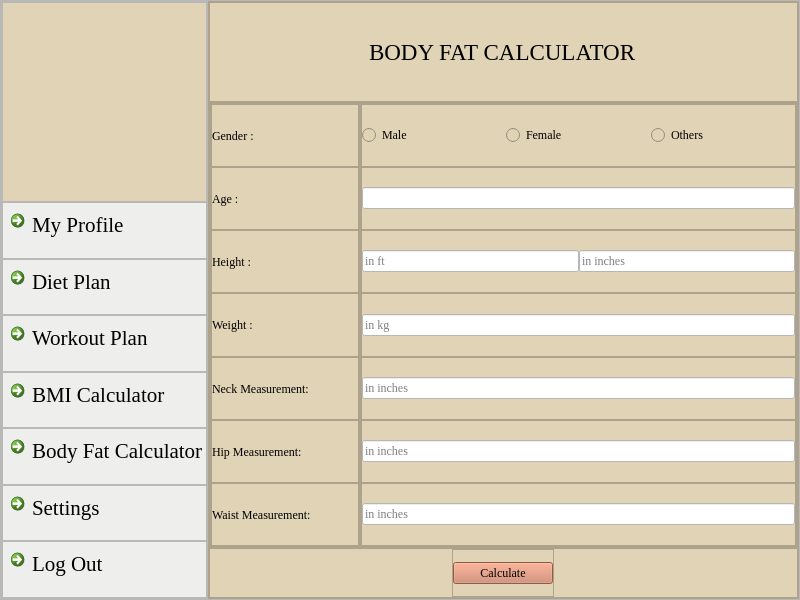
<?xml version="1.0" encoding="UTF-8"?>
<ui version="4.0">
 <class>BodyFAT</class>
 <widget class="QMainWindow" name="BodyFAT">
  <property name="geometry">
   <rect>
    <x>0</x>
    <y>0</y>
    <width>800</width>
    <height>600</height>
   </rect>
  </property>
  <property name="windowTitle">
   <string>BodyFAT</string>
  </property>
  <widget class="QWidget" name="centralwidget">
   <layout class="QVBoxLayout" name="verticalLayout">
    <property name="spacing">
     <number>0</number>
    </property>
    <property name="leftMargin">
     <number>0</number>
    </property>
    <property name="topMargin">
     <number>0</number>
    </property>
    <property name="rightMargin">
     <number>0</number>
    </property>
    <property name="bottomMargin">
     <number>0</number>
    </property>
    <item>
     <widget class="QFrame" name="frame">
      <property name="frameShape">
       <enum>QFrame::StyledPanel</enum>
      </property>
      <property name="frameShadow">
       <enum>QFrame::Raised</enum>
      </property>
      <layout class="QHBoxLayout" name="horizontalLayout">
       <property name="spacing">
        <number>0</number>
       </property>
       <property name="leftMargin">
        <number>0</number>
       </property>
       <property name="topMargin">
        <number>0</number>
       </property>
       <property name="rightMargin">
        <number>0</number>
       </property>
       <property name="bottomMargin">
        <number>0</number>
       </property>
       <item>
        <widget class="QFrame" name="frame_11">
         <property name="maximumSize">
          <size>
           <width>250</width>
           <height>16777215</height>
          </size>
         </property>
         <property name="styleSheet">
          <string notr="true">QMainWindow {background: #e0d3b6;}
QWidget {background: #e0d3b6;}
QFrame {background: rgb(238, 238, 236);}
QCommandLinkButton  {background:#e0d3b6;}
QLabel {background: #e0d3b6;}
QLineEdit {font: #161514;}




</string>
         </property>
         <property name="frameShape">
          <enum>QFrame::StyledPanel</enum>
         </property>
         <property name="frameShadow">
          <enum>QFrame::Raised</enum>
         </property>
         <layout class="QVBoxLayout" name="verticalLayout_23">
          <property name="spacing">
           <number>0</number>
          </property>
          <property name="leftMargin">
           <number>0</number>
          </property>
          <property name="topMargin">
           <number>0</number>
          </property>
          <property name="rightMargin">
           <number>0</number>
          </property>
          <property name="bottomMargin">
           <number>0</number>
          </property>
          <item>
           <widget class="QFrame" name="frame_20">
            <property name="minimumSize">
             <size>
              <width>0</width>
              <height>200</height>
             </size>
            </property>
            <property name="maximumSize">
             <size>
              <width>16777215</width>
              <height>16777215</height>
             </size>
            </property>
            <property name="frameShape">
             <enum>QFrame::StyledPanel</enum>
            </property>
            <property name="frameShadow">
             <enum>QFrame::Raised</enum>
            </property>
            <layout class="QVBoxLayout" name="verticalLayout_24">
             <property name="spacing">
              <number>0</number>
             </property>
             <property name="leftMargin">
              <number>0</number>
             </property>
             <property name="topMargin">
              <number>0</number>
             </property>
             <property name="rightMargin">
              <number>0</number>
             </property>
             <property name="bottomMargin">
              <number>0</number>
             </property>
             <item>
              <widget class="QLabel" name="label_pix_3">
               <property name="maximumSize">
                <size>
                 <width>16777215</width>
                 <height>220</height>
                </size>
               </property>
               <property name="text">
                <string/>
               </property>
               <property name="pixmap">
                <pixmap>:/img/image0.jpeg</pixmap>
               </property>
               <property name="scaledContents">
                <bool>true</bool>
               </property>
              </widget>
             </item>
            </layout>
           </widget>
          </item>
          <item>
           <widget class="QFrame" name="frame_21">
            <property name="frameShape">
             <enum>QFrame::StyledPanel</enum>
            </property>
            <property name="frameShadow">
             <enum>QFrame::Raised</enum>
            </property>
            <layout class="QVBoxLayout" name="verticalLayout_25">
             <property name="spacing">
              <number>0</number>
             </property>
             <property name="leftMargin">
              <number>0</number>
             </property>
             <property name="topMargin">
              <number>0</number>
             </property>
             <property name="rightMargin">
              <number>0</number>
             </property>
             <property name="bottomMargin">
              <number>0</number>
             </property>
             <item>
              <widget class="QCommandLinkButton" name="commandLinkButton_6">
               <property name="font">
                <font>
                 <family>Times New Roman</family>
                 <pointsize>16</pointsize>
                 <bold>false</bold>
                </font>
               </property>
               <property name="text">
                <string>My Profile</string>
               </property>
              </widget>
             </item>
            </layout>
           </widget>
          </item>
          <item>
           <widget class="QFrame" name="frame_22">
            <property name="frameShape">
             <enum>QFrame::StyledPanel</enum>
            </property>
            <property name="frameShadow">
             <enum>QFrame::Raised</enum>
            </property>
            <layout class="QVBoxLayout" name="verticalLayout_26">
             <property name="spacing">
              <number>0</number>
             </property>
             <property name="leftMargin">
              <number>0</number>
             </property>
             <property name="topMargin">
              <number>0</number>
             </property>
             <property name="rightMargin">
              <number>0</number>
             </property>
             <property name="bottomMargin">
              <number>0</number>
             </property>
             <item>
              <widget class="QCommandLinkButton" name="commandLinkButton_21">
               <property name="font">
                <font>
                 <family>Times New Roman</family>
                 <pointsize>16</pointsize>
                 <bold>false</bold>
                </font>
               </property>
               <property name="text">
                <string>Diet Plan</string>
               </property>
              </widget>
             </item>
            </layout>
           </widget>
          </item>
          <item>
           <widget class="QFrame" name="frame_23">
            <property name="frameShape">
             <enum>QFrame::StyledPanel</enum>
            </property>
            <property name="frameShadow">
             <enum>QFrame::Raised</enum>
            </property>
            <layout class="QVBoxLayout" name="verticalLayout_27">
             <property name="spacing">
              <number>0</number>
             </property>
             <property name="leftMargin">
              <number>0</number>
             </property>
             <property name="topMargin">
              <number>0</number>
             </property>
             <property name="rightMargin">
              <number>0</number>
             </property>
             <property name="bottomMargin">
              <number>0</number>
             </property>
             <item>
              <widget class="QCommandLinkButton" name="commandLinkButton_22">
               <property name="font">
                <font>
                 <family>Times New Roman</family>
                 <pointsize>16</pointsize>
                 <bold>false</bold>
                </font>
               </property>
               <property name="text">
                <string>Workout Plan</string>
               </property>
              </widget>
             </item>
            </layout>
           </widget>
          </item>
          <item>
           <widget class="QFrame" name="frame_24">
            <property name="frameShape">
             <enum>QFrame::StyledPanel</enum>
            </property>
            <property name="frameShadow">
             <enum>QFrame::Raised</enum>
            </property>
            <layout class="QVBoxLayout" name="verticalLayout_28">
             <property name="spacing">
              <number>0</number>
             </property>
             <property name="leftMargin">
              <number>0</number>
             </property>
             <property name="topMargin">
              <number>0</number>
             </property>
             <property name="rightMargin">
              <number>0</number>
             </property>
             <property name="bottomMargin">
              <number>0</number>
             </property>
             <item>
              <widget class="QCommandLinkButton" name="commandLinkButton_23">
               <property name="font">
                <font>
                 <family>Times New Roman</family>
                 <pointsize>16</pointsize>
                 <bold>false</bold>
                </font>
               </property>
               <property name="text">
                <string>BMI Calculator</string>
               </property>
              </widget>
             </item>
            </layout>
           </widget>
          </item>
          <item>
           <widget class="QFrame" name="frame_25">
            <property name="frameShape">
             <enum>QFrame::StyledPanel</enum>
            </property>
            <property name="frameShadow">
             <enum>QFrame::Raised</enum>
            </property>
            <layout class="QVBoxLayout" name="verticalLayout_29">
             <property name="spacing">
              <number>0</number>
             </property>
             <property name="leftMargin">
              <number>0</number>
             </property>
             <property name="topMargin">
              <number>0</number>
             </property>
             <property name="rightMargin">
              <number>0</number>
             </property>
             <property name="bottomMargin">
              <number>0</number>
             </property>
             <item>
              <widget class="QCommandLinkButton" name="commandLinkButton_24">
               <property name="font">
                <font>
                 <family>Times New Roman</family>
                 <pointsize>16</pointsize>
                 <bold>false</bold>
                </font>
               </property>
               <property name="text">
                <string>Body Fat Calculator</string>
               </property>
              </widget>
             </item>
            </layout>
           </widget>
          </item>
          <item>
           <widget class="QFrame" name="frame_26">
            <property name="frameShape">
             <enum>QFrame::StyledPanel</enum>
            </property>
            <property name="frameShadow">
             <enum>QFrame::Raised</enum>
            </property>
            <layout class="QVBoxLayout" name="verticalLayout_30">
             <property name="spacing">
              <number>0</number>
             </property>
             <property name="leftMargin">
              <number>0</number>
             </property>
             <property name="topMargin">
              <number>0</number>
             </property>
             <property name="rightMargin">
              <number>0</number>
             </property>
             <property name="bottomMargin">
              <number>0</number>
             </property>
             <item>
              <widget class="QCommandLinkButton" name="commandLinkButton_25">
               <property name="font">
                <font>
                 <family>Times New Roman</family>
                 <pointsize>16</pointsize>
                 <bold>false</bold>
                </font>
               </property>
               <property name="text">
                <string>Settings</string>
               </property>
              </widget>
             </item>
            </layout>
           </widget>
          </item>
          <item>
           <widget class="QFrame" name="frame_27">
            <property name="frameShape">
             <enum>QFrame::StyledPanel</enum>
            </property>
            <property name="frameShadow">
             <enum>QFrame::Raised</enum>
            </property>
            <layout class="QVBoxLayout" name="verticalLayout_31">
             <property name="spacing">
              <number>0</number>
             </property>
             <property name="leftMargin">
              <number>0</number>
             </property>
             <property name="topMargin">
              <number>0</number>
             </property>
             <property name="rightMargin">
              <number>0</number>
             </property>
             <property name="bottomMargin">
              <number>0</number>
             </property>
             <item>
              <widget class="QCommandLinkButton" name="commandLinkButton_26">
               <property name="font">
                <font>
                 <family>Times New Roman</family>
                 <pointsize>16</pointsize>
                 <bold>false</bold>
                </font>
               </property>
               <property name="text">
                <string>Log Out</string>
               </property>
              </widget>
             </item>
            </layout>
           </widget>
          </item>
         </layout>
        </widget>
       </item>
       <item>
        <widget class="QFrame" name="frame_2">
         <property name="maximumSize">
          <size>
           <width>16777215</width>
           <height>16777215</height>
          </size>
         </property>
         <property name="styleSheet">
          <string notr="true">QMainWindow {background: #e0d3b6;}
QWidget {background: #e0d3b6;}
QFrame {background: #e0d3b6;}
QCommandLinkButton  {background:#e0d3b6;}
QLabel {background: #e0d3b6;}
QLineEdit {font: #161514;}




</string>
         </property>
         <property name="frameShape">
          <enum>QFrame::StyledPanel</enum>
         </property>
         <property name="frameShadow">
          <enum>QFrame::Raised</enum>
         </property>
         <layout class="QVBoxLayout" name="verticalLayout_22">
          <property name="spacing">
           <number>0</number>
          </property>
          <property name="leftMargin">
           <number>0</number>
          </property>
          <property name="topMargin">
           <number>0</number>
          </property>
          <property name="rightMargin">
           <number>0</number>
          </property>
          <property name="bottomMargin">
           <number>0</number>
          </property>
          <item>
           <widget class="QFrame" name="frame_28">
            <property name="maximumSize">
             <size>
              <width>16777215</width>
              <height>100</height>
             </size>
            </property>
            <property name="frameShape">
             <enum>QFrame::StyledPanel</enum>
            </property>
            <property name="frameShadow">
             <enum>QFrame::Raised</enum>
            </property>
            <layout class="QHBoxLayout" name="horizontalLayout_2">
             <property name="spacing">
              <number>0</number>
             </property>
             <property name="leftMargin">
              <number>0</number>
             </property>
             <property name="topMargin">
              <number>0</number>
             </property>
             <property name="rightMargin">
              <number>0</number>
             </property>
             <property name="bottomMargin">
              <number>0</number>
             </property>
             <item alignment="Qt::AlignHCenter">
              <widget class="QLabel" name="label">
               <property name="font">
                <font>
                 <family>Times New Roman</family>
                 <pointsize>17</pointsize>
                </font>
               </property>
               <property name="text">
                <string>BODY FAT CALCULATOR</string>
               </property>
              </widget>
             </item>
            </layout>
           </widget>
          </item>
          <item>
           <widget class="QFrame" name="frame_30">
            <property name="frameShape">
             <enum>QFrame::StyledPanel</enum>
            </property>
            <property name="frameShadow">
             <enum>QFrame::Raised</enum>
            </property>
            <layout class="QHBoxLayout" name="horizontalLayout_3">
             <property name="spacing">
              <number>0</number>
             </property>
             <property name="leftMargin">
              <number>0</number>
             </property>
             <property name="topMargin">
              <number>0</number>
             </property>
             <property name="rightMargin">
              <number>0</number>
             </property>
             <property name="bottomMargin">
              <number>0</number>
             </property>
             <item>
              <widget class="QFrame" name="frame_31">
               <property name="minimumSize">
                <size>
                 <width>150</width>
                 <height>0</height>
                </size>
               </property>
               <property name="frameShape">
                <enum>QFrame::StyledPanel</enum>
               </property>
               <property name="frameShadow">
                <enum>QFrame::Raised</enum>
               </property>
               <layout class="QVBoxLayout" name="verticalLayout_2">
                <property name="spacing">
                 <number>0</number>
                </property>
                <property name="leftMargin">
                 <number>0</number>
                </property>
                <property name="topMargin">
                 <number>0</number>
                </property>
                <property name="rightMargin">
                 <number>0</number>
                </property>
                <property name="bottomMargin">
                 <number>0</number>
                </property>
                <item>
                 <widget class="QFrame" name="frame_33">
                  <property name="frameShape">
                   <enum>QFrame::StyledPanel</enum>
                  </property>
                  <property name="frameShadow">
                   <enum>QFrame::Raised</enum>
                  </property>
                  <layout class="QHBoxLayout" name="horizontalLayout_7">
                   <property name="spacing">
                    <number>0</number>
                   </property>
                   <property name="leftMargin">
                    <number>0</number>
                   </property>
                   <property name="topMargin">
                    <number>0</number>
                   </property>
                   <property name="rightMargin">
                    <number>0</number>
                   </property>
                   <property name="bottomMargin">
                    <number>0</number>
                   </property>
                   <item>
                    <widget class="QLabel" name="label_2">
                     <property name="font">
                      <font>
                       <family>Times New Roman</family>
                      </font>
                     </property>
                     <property name="text">
                      <string>Gender :</string>
                     </property>
                    </widget>
                   </item>
                  </layout>
                 </widget>
                </item>
                <item>
                 <widget class="QFrame" name="frame_36">
                  <property name="frameShape">
                   <enum>QFrame::StyledPanel</enum>
                  </property>
                  <property name="frameShadow">
                   <enum>QFrame::Raised</enum>
                  </property>
                  <layout class="QHBoxLayout" name="horizontalLayout_8">
                   <property name="spacing">
                    <number>0</number>
                   </property>
                   <property name="leftMargin">
                    <number>0</number>
                   </property>
                   <property name="topMargin">
                    <number>0</number>
                   </property>
                   <property name="rightMargin">
                    <number>0</number>
                   </property>
                   <property name="bottomMargin">
                    <number>0</number>
                   </property>
                   <item>
                    <widget class="QLabel" name="label_3">
                     <property name="font">
                      <font>
                       <family>Times New Roman</family>
                      </font>
                     </property>
                     <property name="text">
                      <string>Age :</string>
                     </property>
                    </widget>
                   </item>
                  </layout>
                 </widget>
                </item>
                <item>
                 <widget class="QFrame" name="frame_34">
                  <property name="frameShape">
                   <enum>QFrame::StyledPanel</enum>
                  </property>
                  <property name="frameShadow">
                   <enum>QFrame::Raised</enum>
                  </property>
                  <layout class="QHBoxLayout" name="horizontalLayout_9">
                   <property name="spacing">
                    <number>0</number>
                   </property>
                   <property name="leftMargin">
                    <number>0</number>
                   </property>
                   <property name="topMargin">
                    <number>0</number>
                   </property>
                   <property name="rightMargin">
                    <number>0</number>
                   </property>
                   <property name="bottomMargin">
                    <number>0</number>
                   </property>
                   <item>
                    <widget class="QLabel" name="label_4">
                     <property name="font">
                      <font>
                       <family>Times New Roman</family>
                      </font>
                     </property>
                     <property name="text">
                      <string>Height :</string>
                     </property>
                    </widget>
                   </item>
                  </layout>
                 </widget>
                </item>
                <item>
                 <widget class="QFrame" name="frame_35">
                  <property name="frameShape">
                   <enum>QFrame::StyledPanel</enum>
                  </property>
                  <property name="frameShadow">
                   <enum>QFrame::Raised</enum>
                  </property>
                  <layout class="QHBoxLayout" name="horizontalLayout_11">
                   <property name="spacing">
                    <number>0</number>
                   </property>
                   <property name="leftMargin">
                    <number>0</number>
                   </property>
                   <property name="topMargin">
                    <number>0</number>
                   </property>
                   <property name="rightMargin">
                    <number>0</number>
                   </property>
                   <property name="bottomMargin">
                    <number>0</number>
                   </property>
                   <item>
                    <widget class="QLabel" name="label_5">
                     <property name="font">
                      <font>
                       <family>Times New Roman</family>
                      </font>
                     </property>
                     <property name="text">
                      <string>Weight :</string>
                     </property>
                    </widget>
                   </item>
                  </layout>
                 </widget>
                </item>
                <item>
                 <widget class="QFrame" name="frame_5">
                  <property name="frameShape">
                   <enum>QFrame::StyledPanel</enum>
                  </property>
                  <property name="frameShadow">
                   <enum>QFrame::Raised</enum>
                  </property>
                  <layout class="QHBoxLayout" name="horizontalLayout_12">
                   <property name="spacing">
                    <number>0</number>
                   </property>
                   <property name="leftMargin">
                    <number>0</number>
                   </property>
                   <property name="topMargin">
                    <number>0</number>
                   </property>
                   <property name="rightMargin">
                    <number>0</number>
                   </property>
                   <property name="bottomMargin">
                    <number>0</number>
                   </property>
                   <item>
                    <widget class="QLabel" name="label_6">
                     <property name="font">
                      <font>
                       <family>Times New Roman</family>
                      </font>
                     </property>
                     <property name="text">
                      <string>Neck Measurement:</string>
                     </property>
                    </widget>
                   </item>
                  </layout>
                 </widget>
                </item>
                <item>
                 <widget class="QFrame" name="frame_4">
                  <property name="frameShape">
                   <enum>QFrame::StyledPanel</enum>
                  </property>
                  <property name="frameShadow">
                   <enum>QFrame::Raised</enum>
                  </property>
                  <layout class="QHBoxLayout" name="horizontalLayout_13">
                   <property name="spacing">
                    <number>0</number>
                   </property>
                   <property name="leftMargin">
                    <number>0</number>
                   </property>
                   <property name="topMargin">
                    <number>0</number>
                   </property>
                   <property name="rightMargin">
                    <number>0</number>
                   </property>
                   <property name="bottomMargin">
                    <number>0</number>
                   </property>
                   <item>
                    <widget class="QLabel" name="label_7">
                     <property name="font">
                      <font>
                       <family>Times New Roman</family>
                      </font>
                     </property>
                     <property name="text">
                      <string>Hip Measurement:</string>
                     </property>
                    </widget>
                   </item>
                  </layout>
                 </widget>
                </item>
                <item>
                 <widget class="QFrame" name="frame_3">
                  <property name="frameShape">
                   <enum>QFrame::StyledPanel</enum>
                  </property>
                  <property name="frameShadow">
                   <enum>QFrame::Raised</enum>
                  </property>
                  <layout class="QHBoxLayout" name="horizontalLayout_14">
                   <property name="spacing">
                    <number>0</number>
                   </property>
                   <property name="leftMargin">
                    <number>0</number>
                   </property>
                   <property name="topMargin">
                    <number>0</number>
                   </property>
                   <property name="rightMargin">
                    <number>0</number>
                   </property>
                   <property name="bottomMargin">
                    <number>0</number>
                   </property>
                   <item>
                    <widget class="QLabel" name="label_9">
                     <property name="font">
                      <font>
                       <family>Times New Roman</family>
                      </font>
                     </property>
                     <property name="text">
                      <string>Waist Measurement:</string>
                     </property>
                    </widget>
                   </item>
                  </layout>
                 </widget>
                </item>
               </layout>
              </widget>
             </item>
             <item>
              <widget class="QFrame" name="frame_32">
               <property name="minimumSize">
                <size>
                 <width>300</width>
                 <height>0</height>
                </size>
               </property>
               <property name="frameShape">
                <enum>QFrame::StyledPanel</enum>
               </property>
               <property name="frameShadow">
                <enum>QFrame::Raised</enum>
               </property>
               <layout class="QVBoxLayout" name="verticalLayout_3">
                <property name="spacing">
                 <number>0</number>
                </property>
                <property name="leftMargin">
                 <number>0</number>
                </property>
                <property name="topMargin">
                 <number>0</number>
                </property>
                <property name="rightMargin">
                 <number>0</number>
                </property>
                <property name="bottomMargin">
                 <number>0</number>
                </property>
                <item>
                 <widget class="QFrame" name="frame_37">
                  <property name="frameShape">
                   <enum>QFrame::StyledPanel</enum>
                  </property>
                  <property name="frameShadow">
                   <enum>QFrame::Raised</enum>
                  </property>
                  <layout class="QHBoxLayout" name="horizontalLayout_4">
                   <property name="spacing">
                    <number>0</number>
                   </property>
                   <property name="leftMargin">
                    <number>0</number>
                   </property>
                   <property name="topMargin">
                    <number>0</number>
                   </property>
                   <property name="rightMargin">
                    <number>0</number>
                   </property>
                   <property name="bottomMargin">
                    <number>0</number>
                   </property>
                   <item>
                    <widget class="QRadioButton" name="radioButton_3">
                     <property name="font">
                      <font>
                       <family>Times New Roman</family>
                      </font>
                     </property>
                     <property name="text">
                      <string>Male</string>
                     </property>
                    </widget>
                   </item>
                   <item>
                    <widget class="QRadioButton" name="radioButton">
                     <property name="font">
                      <font>
                       <family>Times New Roman</family>
                      </font>
                     </property>
                     <property name="text">
                      <string>Female</string>
                     </property>
                    </widget>
                   </item>
                   <item>
                    <widget class="QRadioButton" name="radioButton_2">
                     <property name="font">
                      <font>
                       <family>Times New Roman</family>
                      </font>
                     </property>
                     <property name="text">
                      <string>Others</string>
                     </property>
                    </widget>
                   </item>
                  </layout>
                 </widget>
                </item>
                <item>
                 <widget class="QFrame" name="frame_38">
                  <property name="frameShape">
                   <enum>QFrame::StyledPanel</enum>
                  </property>
                  <property name="frameShadow">
                   <enum>QFrame::Raised</enum>
                  </property>
                  <layout class="QVBoxLayout" name="verticalLayout_4">
                   <property name="spacing">
                    <number>0</number>
                   </property>
                   <property name="leftMargin">
                    <number>0</number>
                   </property>
                   <property name="topMargin">
                    <number>0</number>
                   </property>
                   <property name="rightMargin">
                    <number>0</number>
                   </property>
                   <property name="bottomMargin">
                    <number>0</number>
                   </property>
                   <item>
                    <widget class="QLineEdit" name="lineEdit_4">
                     <property name="styleSheet">
                      <string notr="true">QMainWindow {background: #e0d3b6;}

QPushButton {background: #cc7f63;}

QCommandLinkButton  {background:#e0d3b6;}

QLabel {font:  #c9563c;}

QLineEdit{background:#ffffff;}

QTextEdit {font: #161514;}</string>
                     </property>
                    </widget>
                   </item>
                  </layout>
                 </widget>
                </item>
                <item>
                 <widget class="QFrame" name="frame_39">
                  <property name="frameShape">
                   <enum>QFrame::StyledPanel</enum>
                  </property>
                  <property name="frameShadow">
                   <enum>QFrame::Raised</enum>
                  </property>
                  <layout class="QHBoxLayout" name="horizontalLayout_5">
                   <property name="spacing">
                    <number>0</number>
                   </property>
                   <property name="leftMargin">
                    <number>0</number>
                   </property>
                   <property name="topMargin">
                    <number>0</number>
                   </property>
                   <property name="rightMargin">
                    <number>0</number>
                   </property>
                   <property name="bottomMargin">
                    <number>0</number>
                   </property>
                   <item>
                    <widget class="QLineEdit" name="lineEdit">
                     <property name="font">
                      <font>
                       <family>Times New Roman</family>
                       <italic>false</italic>
                       <bold>false</bold>
                      </font>
                     </property>
                     <property name="styleSheet">
                      <string notr="true">QMainWindow {background: #e0d3b6;}

QPushButton {background: #cc7f63;}

QCommandLinkButton  {background:#e0d3b6;}

QLabel {font:  #c9563c;}

QLineEdit{background:#ffffff;}

QTextEdit {font: #161514;}</string>
                     </property>
                     <property name="placeholderText">
                      <string>in ft</string>
                     </property>
                    </widget>
                   </item>
                   <item>
                    <widget class="QLineEdit" name="lineEdit_2">
                     <property name="font">
                      <font>
                       <family>Times New Roman</family>
                       <italic>false</italic>
                       <bold>false</bold>
                      </font>
                     </property>
                     <property name="styleSheet">
                      <string notr="true">QMainWindow {background: #e0d3b6;}

QPushButton {background: #cc7f63;}

QCommandLinkButton  {background:#e0d3b6;}

QLabel {font:  #c9563c;}

QLineEdit{background:#ffffff;}

QTextEdit {font: #161514;}</string>
                     </property>
                     <property name="placeholderText">
                      <string>in inches</string>
                     </property>
                    </widget>
                   </item>
                  </layout>
                 </widget>
                </item>
                <item>
                 <widget class="QFrame" name="frame_40">
                  <property name="frameShape">
                   <enum>QFrame::StyledPanel</enum>
                  </property>
                  <property name="frameShadow">
                   <enum>QFrame::Raised</enum>
                  </property>
                  <layout class="QHBoxLayout" name="horizontalLayout_18">
                   <property name="spacing">
                    <number>0</number>
                   </property>
                   <property name="leftMargin">
                    <number>0</number>
                   </property>
                   <property name="topMargin">
                    <number>0</number>
                   </property>
                   <property name="rightMargin">
                    <number>0</number>
                   </property>
                   <property name="bottomMargin">
                    <number>0</number>
                   </property>
                   <item>
                    <widget class="QLineEdit" name="lineEdit_3">
                     <property name="font">
                      <font>
                       <family>Times New Roman</family>
                       <italic>false</italic>
                       <bold>false</bold>
                      </font>
                     </property>
                     <property name="styleSheet">
                      <string notr="true">QMainWindow {background: #e0d3b6;}

QPushButton {background: #cc7f63;}

QCommandLinkButton  {background:#e0d3b6;}

QLabel {font:  #c9563c;}

QLineEdit{background:#ffffff;}

QTextEdit {font: #161514;}</string>
                     </property>
                     <property name="placeholderText">
                      <string>in kg</string>
                     </property>
                    </widget>
                   </item>
                  </layout>
                 </widget>
                </item>
                <item>
                 <widget class="QFrame" name="frame_6">
                  <property name="frameShape">
                   <enum>QFrame::StyledPanel</enum>
                  </property>
                  <property name="frameShadow">
                   <enum>QFrame::Raised</enum>
                  </property>
                  <layout class="QHBoxLayout" name="horizontalLayout_17">
                   <property name="spacing">
                    <number>0</number>
                   </property>
                   <property name="leftMargin">
                    <number>0</number>
                   </property>
                   <property name="topMargin">
                    <number>0</number>
                   </property>
                   <property name="rightMargin">
                    <number>0</number>
                   </property>
                   <property name="bottomMargin">
                    <number>0</number>
                   </property>
                   <item>
                    <widget class="QLineEdit" name="lineEdit_5">
                     <property name="font">
                      <font>
                       <family>Times New Roman</family>
                       <italic>false</italic>
                       <bold>false</bold>
                      </font>
                     </property>
                     <property name="styleSheet">
                      <string notr="true">QMainWindow {background: #e0d3b6;}

QPushButton {background: #cc7f63;}

QCommandLinkButton  {background:#e0d3b6;}

QLabel {font:  #c9563c;}

QLineEdit{background:#ffffff;}

QTextEdit {font: #161514;}</string>
                     </property>
                     <property name="placeholderText">
                      <string>in inches</string>
                     </property>
                    </widget>
                   </item>
                  </layout>
                 </widget>
                </item>
                <item>
                 <widget class="QFrame" name="frame_7">
                  <property name="frameShape">
                   <enum>QFrame::StyledPanel</enum>
                  </property>
                  <property name="frameShadow">
                   <enum>QFrame::Raised</enum>
                  </property>
                  <layout class="QHBoxLayout" name="horizontalLayout_16">
                   <property name="spacing">
                    <number>0</number>
                   </property>
                   <property name="leftMargin">
                    <number>0</number>
                   </property>
                   <property name="topMargin">
                    <number>0</number>
                   </property>
                   <property name="rightMargin">
                    <number>0</number>
                   </property>
                   <property name="bottomMargin">
                    <number>0</number>
                   </property>
                   <item>
                    <widget class="QLineEdit" name="lineEdit_6">
                     <property name="font">
                      <font>
                       <family>Times New Roman</family>
                       <italic>false</italic>
                       <bold>false</bold>
                      </font>
                     </property>
                     <property name="styleSheet">
                      <string notr="true">QMainWindow {background: #e0d3b6;}

QPushButton {background: #cc7f63;}

QCommandLinkButton  {background:#e0d3b6;}

QLabel {font:  #c9563c;}

QLineEdit{background:#ffffff;}

QTextEdit {font: #161514;}</string>
                     </property>
                     <property name="placeholderText">
                      <string>in inches</string>
                     </property>
                    </widget>
                   </item>
                  </layout>
                 </widget>
                </item>
                <item>
                 <widget class="QFrame" name="frame_8">
                  <property name="frameShape">
                   <enum>QFrame::StyledPanel</enum>
                  </property>
                  <property name="frameShadow">
                   <enum>QFrame::Raised</enum>
                  </property>
                  <layout class="QHBoxLayout" name="horizontalLayout_15">
                   <property name="spacing">
                    <number>0</number>
                   </property>
                   <property name="leftMargin">
                    <number>0</number>
                   </property>
                   <property name="topMargin">
                    <number>0</number>
                   </property>
                   <property name="rightMargin">
                    <number>0</number>
                   </property>
                   <property name="bottomMargin">
                    <number>0</number>
                   </property>
                   <item>
                    <widget class="QLineEdit" name="lineEdit_7">
                     <property name="font">
                      <font>
                       <family>Times New Roman</family>
                       <italic>false</italic>
                       <bold>false</bold>
                      </font>
                     </property>
                     <property name="styleSheet">
                      <string notr="true">QMainWindow {background: #e0d3b6;}

QPushButton {background: #cc7f63;}

QCommandLinkButton  {background:#e0d3b6;}

QLabel {font:  #c9563c;}

QLineEdit{background:#ffffff;}

QTextEdit {font: #161514;}</string>
                     </property>
                     <property name="placeholderText">
                      <string>in inches</string>
                     </property>
                    </widget>
                   </item>
                  </layout>
                 </widget>
                </item>
               </layout>
              </widget>
             </item>
            </layout>
           </widget>
          </item>
          <item>
           <widget class="QFrame" name="frame_29">
            <property name="maximumSize">
             <size>
              <width>16777215</width>
              <height>50</height>
             </size>
            </property>
            <property name="frameShape">
             <enum>QFrame::StyledPanel</enum>
            </property>
            <property name="frameShadow">
             <enum>QFrame::Raised</enum>
            </property>
            <layout class="QHBoxLayout" name="horizontalLayout_6">
             <property name="spacing">
              <number>0</number>
             </property>
             <property name="leftMargin">
              <number>0</number>
             </property>
             <property name="topMargin">
              <number>0</number>
             </property>
             <property name="rightMargin">
              <number>0</number>
             </property>
             <property name="bottomMargin">
              <number>0</number>
             </property>
             <item alignment="Qt::AlignHCenter">
              <widget class="QFrame" name="frame_41">
               <property name="maximumSize">
                <size>
                 <width>16777215</width>
                 <height>50</height>
                </size>
               </property>
               <property name="frameShape">
                <enum>QFrame::StyledPanel</enum>
               </property>
               <property name="frameShadow">
                <enum>QFrame::Raised</enum>
               </property>
               <layout class="QVBoxLayout" name="verticalLayout_39">
                <property name="spacing">
                 <number>0</number>
                </property>
                <property name="leftMargin">
                 <number>0</number>
                </property>
                <property name="topMargin">
                 <number>0</number>
                </property>
                <property name="rightMargin">
                 <number>0</number>
                </property>
                <property name="bottomMargin">
                 <number>0</number>
                </property>
                <item>
                 <widget class="QPushButton" name="pushButton">
                  <property name="minimumSize">
                   <size>
                    <width>100</width>
                    <height>0</height>
                   </size>
                  </property>
                  <property name="maximumSize">
                   <size>
                    <width>100</width>
                    <height>16777215</height>
                   </size>
                  </property>
                  <property name="font">
                   <font>
                    <family>Times New Roman</family>
                   </font>
                  </property>
                  <property name="styleSheet">
                   <string notr="true">QMainWindow {background: #e0d3b6;}

QPushButton {background: #cc7f63;}

QCommandLinkButton  {background:#e0d3b6;}

QLabel {font:  #c9563c;}

QLineEdit{background:#ffffff;}

QTextEdit {font: #161514;}</string>
                  </property>
                  <property name="text">
                   <string>Calculate</string>
                  </property>
                 </widget>
                </item>
               </layout>
              </widget>
             </item>
            </layout>
           </widget>
          </item>
         </layout>
        </widget>
       </item>
      </layout>
     </widget>
    </item>
   </layout>
  </widget>
 </widget>
 <resources/>
 <connections/>
</ui>
